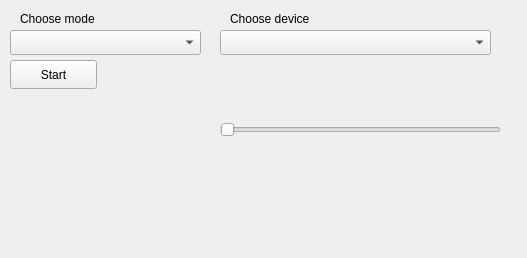
<?xml version="1.0" encoding="UTF-8"?>
<ui version="4.0">
 <class>LightMusic</class>
 <widget class="QWidget" name="LightMusic">
  <property name="geometry">
   <rect>
    <x>0</x>
    <y>0</y>
    <width>527</width>
    <height>258</height>
   </rect>
  </property>
  <property name="windowTitle">
   <string>Form</string>
  </property>
  <widget class="QComboBox" name="deviceBox">
   <property name="geometry">
    <rect>
     <x>220</x>
     <y>30</y>
     <width>271</width>
     <height>25</height>
    </rect>
   </property>
  </widget>
  <widget class="QComboBox" name="modeBox">
   <property name="geometry">
    <rect>
     <x>10</x>
     <y>30</y>
     <width>191</width>
     <height>25</height>
    </rect>
   </property>
  </widget>
  <widget class="QPushButton" name="pushButton">
   <property name="geometry">
    <rect>
     <x>10</x>
     <y>60</y>
     <width>87</width>
     <height>29</height>
    </rect>
   </property>
   <property name="text">
    <string>Start</string>
   </property>
  </widget>
  <widget class="QSlider" name="volumelSlider">
   <property name="geometry">
    <rect>
     <x>220</x>
     <y>120</y>
     <width>281</width>
     <height>20</height>
    </rect>
   </property>
   <property name="maximum">
    <number>100</number>
   </property>
   <property name="orientation">
    <enum>Qt::Horizontal</enum>
   </property>
  </widget>
  <widget class="SoundLevel" name="soundLevel" native="true">
   <property name="geometry">
    <rect>
     <x>220</x>
     <y>90</y>
     <width>291</width>
     <height>20</height>
    </rect>
   </property>
  </widget>
  <widget class="ColorPallete" name="colorPallete" native="true">
   <property name="geometry">
    <rect>
     <x>20</x>
     <y>160</y>
     <width>491</width>
     <height>81</height>
    </rect>
   </property>
   <property name="autoFillBackground">
    <bool>true</bool>
   </property>
  </widget>
  <widget class="QLabel" name="label">
   <property name="geometry">
    <rect>
     <x>20</x>
     <y>10</y>
     <width>91</width>
     <height>17</height>
    </rect>
   </property>
   <property name="text">
    <string>Choose mode</string>
   </property>
  </widget>
  <widget class="QLabel" name="label_2">
   <property name="geometry">
    <rect>
     <x>230</x>
     <y>10</y>
     <width>91</width>
     <height>17</height>
    </rect>
   </property>
   <property name="text">
    <string>Choose device</string>
   </property>
  </widget>
 </widget>
 <customwidgets>
  <customwidget>
   <class>SoundLevel</class>
   <extends>QWidget</extends>
   <header location="global">mywidgets.h</header>
   <container>1</container>
  </customwidget>
  <customwidget>
   <class>ColorPallete</class>
   <extends>QWidget</extends>
   <header location="global">mywidgets.h</header>
   <container>1</container>
  </customwidget>
 </customwidgets>
 <resources/>
 <connections/>
</ui>
